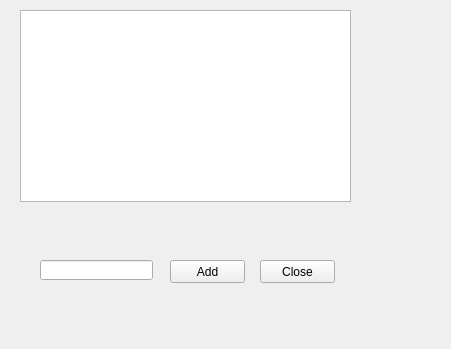
<?xml version="1.0" encoding="UTF-8"?>
<ui version="4.0">
 <class>TesterWindow</class>
 <widget class="QWidget" name="TesterWindow">
  <property name="geometry">
   <rect>
    <x>0</x>
    <y>0</y>
    <width>451</width>
    <height>349</height>
   </rect>
  </property>
  <property name="windowTitle">
   <string>TesterWindow</string>
  </property>
  <widget class="QListWidget" name="listWidget">
   <property name="geometry">
    <rect>
     <x>20</x>
     <y>10</y>
     <width>331</width>
     <height>192</height>
    </rect>
   </property>
  </widget>
  <widget class="QPushButton" name="closeButton">
   <property name="geometry">
    <rect>
     <x>260</x>
     <y>260</y>
     <width>75</width>
     <height>23</height>
    </rect>
   </property>
   <property name="text">
    <string>Close</string>
   </property>
  </widget>
  <widget class="QPushButton" name="addButton">
   <property name="geometry">
    <rect>
     <x>170</x>
     <y>260</y>
     <width>75</width>
     <height>23</height>
    </rect>
   </property>
   <property name="text">
    <string>Add</string>
   </property>
  </widget>
  <widget class="QLineEdit" name="lineEdit">
   <property name="geometry">
    <rect>
     <x>40</x>
     <y>260</y>
     <width>113</width>
     <height>20</height>
    </rect>
   </property>
  </widget>
 </widget>
 <layoutdefault spacing="6" margin="11"/>
 <resources/>
 <connections/>
</ui>
